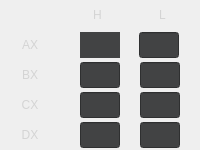
             <widget class="QWidget" name="widget_9" native="true">
              <property name="minimumSize">
               <size>
                <width>0</width>
                <height>150</height>
               </size>
              </property>
              <property name="maximumSize">
               <size>
                <width>16777215</width>
                <height>150</height>
               </size>
              </property>
              <layout class="QHBoxLayout" name="horizontalLayout_4">
               <property name="spacing">
                <number>0</number>
               </property>
               <property name="leftMargin">
                <number>0</number>
               </property>
               <property name="topMargin">
                <number>0</number>
               </property>
               <property name="rightMargin">
                <number>0</number>
               </property>
               <property name="bottomMargin">
                <number>0</number>
               </property>
               <item>
                <widget class="QWidget" name="widget_11" native="true">
                 <property name="sizePolicy">
                  <sizepolicy hsizetype="Preferred" vsizetype="Expanding">
                   <horstretch>0</horstretch>
                   <verstretch>0</verstretch>
                  </sizepolicy>
                 </property>
                 <property name="minimumSize">
                  <size>
                   <width>60</width>
                   <height>0</height>
                  </size>
                 </property>
                 <property name="maximumSize">
                  <size>
                   <width>60</width>
                   <height>16777215</height>
                  </size>
                 </property>
                 <property name="styleSheet">
                  <string notr="true">color: rgb(212, 212, 212);</string>
                 </property>
                 <layout class="QVBoxLayout" name="verticalLayout_8">
                  <property name="spacing">
                   <number>0</number>
                  </property>
                  <property name="leftMargin">
                   <number>0</number>
                  </property>
                  <property name="topMargin">
                   <number>0</number>
                  </property>
                  <property name="rightMargin">
                   <number>0</number>
                  </property>
                  <property name="bottomMargin">
                   <number>0</number>
                  </property>
                  <item>
                   <widget class="QWidget" name="widget_18" native="true">
                    <property name="styleSheet">
                     <string notr="true">border:none;</string>
                    </property>
                   </widget>
                  </item>
                  <item>
                   <widget class="QWidget" name="widget_19" native="true">
                    <property name="styleSheet">
                     <string notr="true">border:none;</string>
                    </property>
                    <layout class="QHBoxLayout" name="horizontalLayout_10">
                     <property name="spacing">
                      <number>0</number>
                     </property>
                     <property name="leftMargin">
                      <number>0</number>
                     </property>
                     <property name="topMargin">
                      <number>0</number>
                     </property>
                     <property name="rightMargin">
                      <number>0</number>
                     </property>
                     <property name="bottomMargin">
                      <number>0</number>
                     </property>
                     <item>
                      <widget class="QLabel" name="label_3">
                       <property name="text">
                        <string>AX</string>
                       </property>
                       <property name="alignment">
                        <set>Qt::AlignCenter</set>
                       </property>
                      </widget>
                     </item>
                    </layout>
                   </widget>
                  </item>
                  <item>
                   <widget class="QWidget" name="widget_22" native="true">
                    <layout class="QHBoxLayout" name="horizontalLayout_11">
                     <property name="spacing">
                      <number>0</number>
                     </property>
                     <property name="leftMargin">
                      <number>0</number>
                     </property>
                     <property name="topMargin">
                      <number>0</number>
                     </property>
                     <property name="rightMargin">
                      <number>0</number>
                     </property>
                     <property name="bottomMargin">
                      <number>0</number>
                     </property>
                     <item>
                      <widget class="QLabel" name="label_4">
                       <property name="text">
                        <string>BX</string>
                       </property>
                       <property name="alignment">
                        <set>Qt::AlignCenter</set>
                       </property>
                      </widget>
                     </item>
                    </layout>
                   </widget>
                  </item>
                  <item>
                   <widget class="QWidget" name="widget_21" native="true">
                    <layout class="QVBoxLayout" name="verticalLayout_9">
                     <property name="spacing">
                      <number>0</number>
                     </property>
                     <property name="leftMargin">
                      <number>0</number>
                     </property>
                     <property name="topMargin">
                      <number>0</number>
                     </property>
                     <property name="rightMargin">
                      <number>0</number>
                     </property>
                     <property name="bottomMargin">
                      <number>0</number>
                     </property>
                     <item>
                      <widget class="QLabel" name="label_5">
                       <property name="text">
                        <string>CX</string>
                       </property>
                       <property name="alignment">
                        <set>Qt::AlignCenter</set>
                       </property>
                      </widget>
                     </item>
                    </layout>
                   </widget>
                  </item>
                  <item>
                   <widget class="QWidget" name="widget_20" native="true">
                    <layout class="QHBoxLayout" name="horizontalLayout_12">
                     <property name="spacing">
                      <number>0</number>
                     </property>
                     <property name="leftMargin">
                      <number>0</number>
                     </property>
                     <property name="topMargin">
                      <number>0</number>
                     </property>
                     <property name="rightMargin">
                      <number>0</number>
                     </property>
                     <property name="bottomMargin">
                      <number>0</number>
                     </property>
                     <item>
                      <widget class="QLabel" name="label_6">
                       <property name="text">
                        <string>DX</string>
                       </property>
                       <property name="alignment">
                        <set>Qt::AlignCenter</set>
                       </property>
                      </widget>
                     </item>
                    </layout>
                   </widget>
                  </item>
                 </layout>
                </widget>
               </item>
               <item>
                <widget class="QWidget" name="widget_12" native="true">
                 <property name="layoutDirection">
                  <enum>Qt::LeftToRight</enum>
                 </property>
                 <layout class="QVBoxLayout" name="verticalLayout_7">
                  <property name="spacing">
                   <number>0</number>
                  </property>
                  <property name="leftMargin">
                   <number>0</number>
                  </property>
                  <property name="topMargin">
                   <number>0</number>
                  </property>
                  <property name="rightMargin">
                   <number>0</number>
                  </property>
                  <property name="bottomMargin">
                   <number>0</number>
                  </property>
                  <item>
                   <widget class="QWidget" name="widget_17" native="true">
                    <property name="styleSheet">
                     <string notr="true">color: rgb(212, 212, 212);</string>
                    </property>
                    <layout class="QHBoxLayout" name="horizontalLayout_9">
                     <property name="spacing">
                      <number>0</number>
                     </property>
                     <property name="leftMargin">
                      <number>5</number>
                     </property>
                     <property name="topMargin">
                      <number>0</number>
                     </property>
                     <property name="rightMargin">
                      <number>5</number>
                     </property>
                     <property name="bottomMargin">
                      <number>0</number>
                     </property>
                     <item>
                      <widget class="QLabel" name="label_2">
                       <property name="text">
                        <string>H</string>
                       </property>
                       <property name="alignment">
                        <set>Qt::AlignCenter</set>
                       </property>
                      </widget>
                     </item>
                     <item>
                      <widget class="QLabel" name="label">
                       <property name="text">
                        <string>L</string>
                       </property>
                       <property name="alignment">
                        <set>Qt::AlignCenter</set>
                       </property>
                      </widget>
                     </item>
                    </layout>
                   </widget>
                  </item>
                  <item>
                   <widget class="QWidget" name="widget_13" native="true">
                    <layout class="QHBoxLayout" name="horizontalLayout_5">
                     <property name="spacing">
                      <number>0</number>
                     </property>
                     <property name="leftMargin">
                      <number>1</number>
                     </property>
                     <property name="topMargin">
                      <number>1</number>
                     </property>
                     <property name="rightMargin">
                      <number>1</number>
                     </property>
                     <property name="bottomMargin">
                      <number>1</number>
                     </property>
                     <item>
                      <widget class="QLineEdit" name="AH">
                       <property name="minimumSize">
                        <size>
                         <width>40</width>
                         <height>26</height>
                        </size>
                       </property>
                       <property name="maximumSize">
                        <size>
                         <width>40</width>
                         <height>26</height>
                        </size>
                       </property>
                       <property name="styleSheet">
                        <string notr="true">background-color: rgb(66, 67, 68);
border:none;</string>
                       </property>
                       <property name="text">
                        <string/>
                       </property>
                       <property name="echoMode">
                        <enum>QLineEdit::Normal</enum>
                       </property>
                       <property name="alignment">
                        <set>Qt::AlignCenter</set>
                       </property>
                      </widget>
                     </item>
                     <item>
                      <widget class="QLineEdit" name="AL">
                       <property name="minimumSize">
                        <size>
                         <width>40</width>
                         <height>26</height>
                        </size>
                       </property>
                       <property name="maximumSize">
                        <size>
                         <width>40</width>
                         <height>26</height>
                        </size>
                       </property>
                       <property name="styleSheet">
                        <string notr="true">background-color: rgb(66, 67, 68);</string>
                       </property>
                       <property name="echoMode">
                        <enum>QLineEdit::Normal</enum>
                       </property>
                       <property name="alignment">
                        <set>Qt::AlignCenter</set>
                       </property>
                      </widget>
                     </item>
                    </layout>
                   </widget>
                  </item>
                  <item>
                   <widget class="QWidget" name="widget_14" native="true">
                    <layout class="QHBoxLayout" name="horizontalLayout_6">
                     <property name="spacing">
                      <number>0</number>
                     </property>
                     <property name="leftMargin">
                      <number>0</number>
                     </property>
                     <property name="topMargin">
                      <number>0</number>
                     </property>
                     <property name="rightMargin">
                      <number>0</number>
                     </property>
                     <property name="bottomMargin">
                      <number>0</number>
                     </property>
                     <item>
                      <widget class="QLineEdit" name="BH">
                       <property name="minimumSize">
                        <size>
                         <width>40</width>
                         <height>26</height>
                        </size>
                       </property>
                       <property name="maximumSize">
                        <size>
                         <width>40</width>
                         <height>26</height>
                        </size>
                       </property>
                       <property name="styleSheet">
                        <string notr="true">background-color: rgb(66, 67, 68);</string>
                       </property>
                       <property name="echoMode">
                        <enum>QLineEdit::Normal</enum>
                       </property>
                       <property name="alignment">
                        <set>Qt::AlignCenter</set>
                       </property>
                      </widget>
                     </item>
                     <item>
                      <widget class="QLineEdit" name="BL">
                       <property name="minimumSize">
                        <size>
                         <width>40</width>
                         <height>26</height>
                        </size>
                       </property>
                       <property name="maximumSize">
                        <size>
                         <width>40</width>
                         <height>26</height>
                        </size>
                       </property>
                       <property name="styleSheet">
                        <string notr="true">background-color: rgb(66, 67, 68);</string>
                       </property>
                       <property name="echoMode">
                        <enum>QLineEdit::Normal</enum>
                       </property>
                       <property name="alignment">
                        <set>Qt::AlignCenter</set>
                       </property>
                      </widget>
                     </item>
                    </layout>
                   </widget>
                  </item>
                  <item>
                   <widget class="QWidget" name="widget_15" native="true">
                    <layout class="QHBoxLayout" name="horizontalLayout_7">
                     <property name="spacing">
                      <number>0</number>
                     </property>
                     <property name="leftMargin">
                      <number>0</number>
                     </property>
                     <property name="topMargin">
                      <number>0</number>
                     </property>
                     <property name="rightMargin">
                      <number>0</number>
                     </property>
                     <property name="bottomMargin">
                      <number>0</number>
                     </property>
                     <item>
                      <widget class="QLineEdit" name="CH">
                       <property name="minimumSize">
                        <size>
                         <width>40</width>
                         <height>26</height>
                        </size>
                       </property>
                       <property name="maximumSize">
                        <size>
                         <width>40</width>
                         <height>26</height>
                        </size>
                       </property>
                       <property name="styleSheet">
                        <string notr="true">background-color: rgb(66, 67, 68);</string>
                       </property>
                       <property name="echoMode">
                        <enum>QLineEdit::Normal</enum>
                       </property>
                       <property name="alignment">
                        <set>Qt::AlignCenter</set>
                       </property>
                      </widget>
                     </item>
                     <item>
                      <widget class="QLineEdit" name="CL">
                       <property name="minimumSize">
                        <size>
                         <width>40</width>
                         <height>26</height>
                        </size>
                       </property>
                       <property name="maximumSize">
                        <size>
                         <width>40</width>
                         <height>26</height>
                        </size>
                       </property>
                       <property name="styleSheet">
                        <string notr="true">background-color: rgb(66, 67, 68);</string>
                       </property>
                       <property name="echoMode">
                        <enum>QLineEdit::Normal</enum>
                       </property>
                       <property name="alignment">
                        <set>Qt::AlignCenter</set>
                       </property>
                      </widget>
                     </item>
                    </layout>
                   </widget>
                  </item>
                  <item>
                   <widget class="QWidget" name="widget_16" native="true">
                    <layout class="QHBoxLayout" name="horizontalLayout_8">
                     <property name="spacing">
                      <number>0</number>
                     </property>
                     <property name="leftMargin">
                      <number>0</number>
                     </property>
                     <property name="topMargin">
                      <number>0</number>
                     </property>
                     <property name="rightMargin">
                      <number>0</number>
                     </property>
                     <property name="bottomMargin">
                      <number>0</number>
                     </property>
                     <item>
                      <widget class="QLineEdit" name="DH">
                       <property name="minimumSize">
                        <size>
                         <width>40</width>
                         <height>26</height>
                        </size>
                       </property>
                       <property name="maximumSize">
                        <size>
                         <width>40</width>
                         <height>26</height>
                        </size>
                       </property>
                       <property name="styleSheet">
                        <string notr="true">background-color: rgb(66, 67, 68);</string>
                       </property>
                       <property name="echoMode">
                        <enum>QLineEdit::Normal</enum>
                       </property>
                       <property name="alignment">
                        <set>Qt::AlignCenter</set>
                       </property>
                      </widget>
                     </item>
                     <item>
                      <widget class="QLineEdit" name="DL">
                       <property name="minimumSize">
                        <size>
                         <width>40</width>
                         <height>26</height>
                        </size>
                       </property>
                       <property name="maximumSize">
                        <size>
                         <width>40</width>
                         <height>26</height>
                        </size>
                       </property>
                       <property name="styleSheet">
                        <string notr="true">background-color: rgb(66, 67, 68);</string>
                       </property>
                       <property name="echoMode">
                        <enum>QLineEdit::Normal</enum>
                       </property>
                       <property name="alignment">
                        <set>Qt::AlignCenter</set>
                       </property>
                      </widget>
                     </item>
                    </layout>
                   </widget>
                  </item>
                 </layout>
                </widget>
               </item>
              </layout>
             </widget>
